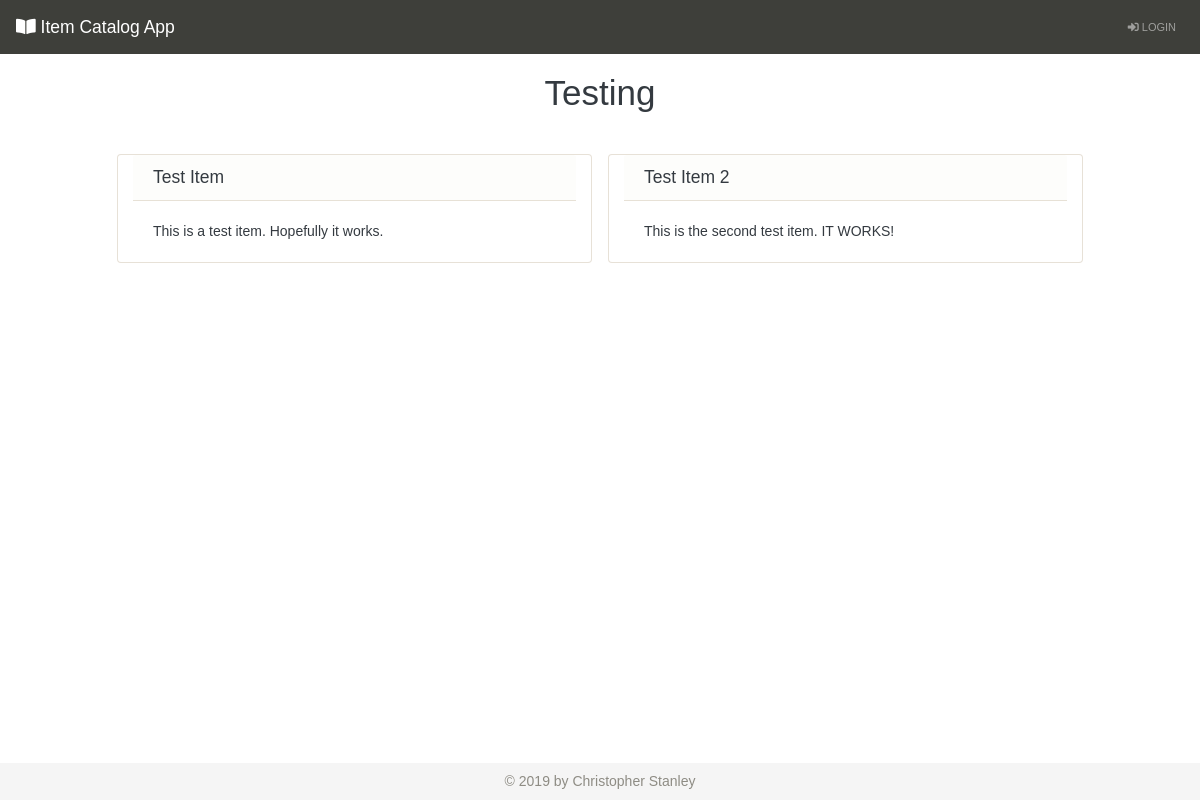
The page /categories/16/items on the database as committed earlier.
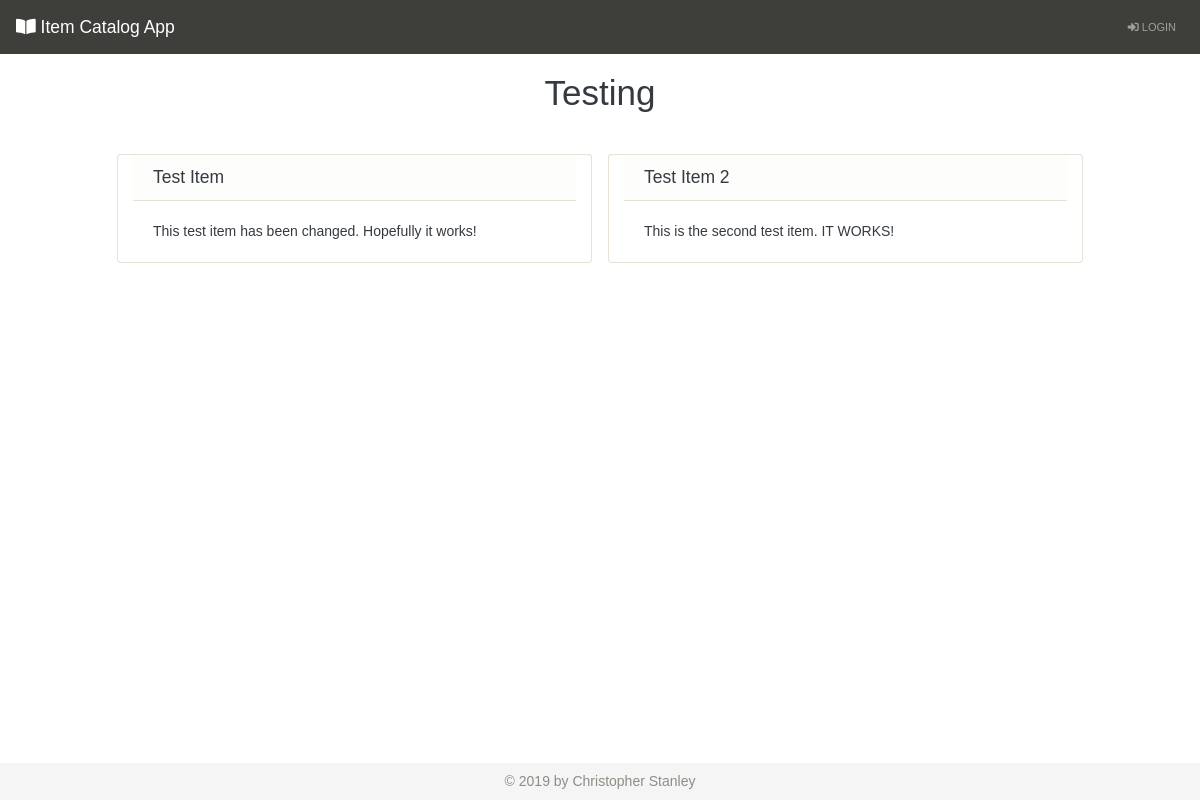
The same page on the database as committed later.
### database_setup.py (models this page shows, shortened)
class Category(Base):
    __tablename__ = 'category'
    name = Column(String(80), nullable = False)
    id = Column(Integer, primary_key = True)
    user_id = Column(Integer, ForeignKey('user.id'))
    user = relationship(User)

class Item(Base):
    __tablename__ = 'item'
    name = Column(String(80), nullable = False)
    id = Column(Integer, primary_key = True)
    description = Column(String(250))
    category_id = Column(Integer, ForeignKey('category.id'))
    category = relationship(Category)
    user_id = Column(Integer, ForeignKey('user.id'))
    user = relationship(User)

### project.py (the view)
@app.route('/categories/<int:category_id>/items')
def showItems(category_id):
    category = session.query(Category).filter_by(id = category_id).one()
    creator = getUserInfo(category.user_id)
    items = session.query(Item).filter_by(category_id = category_id)
    if 'username' not in login_session or creator.id != login_session['user_id']:
        if 'username' in login_session:
            user = getUserInfo(login_session['user_id'])
            return render_template('publicitems.html', items = items, category = category, creator = creator, user = user)
        else:
            return render_template('publicitems.html', items = items, category = category, creator = creator)
    else:
        user = getUserInfo(login_session['user_id'])
        return render_template('items.html', items = items, category = category, creator = creator, user = user)

### project.py (called while the page is built)
def getUserInfo(user_id):
    user = session.query(User).filter_by(id = user_id).one()
    return user

### templates/publicitems.html (shortened to what this page needs)
{% extends "base.html" %}
{% block content %}
<div class="row mt-2">
    <div class="col-12">
        <h1 class="text-center">{{ category.name }}</h1>
    </div>
</div>
<div class="row justify-content-center mt-4">
    {% for i in items %}
    <div class="card col-md-5 col-12 m-2">
        <h5 class="card-header">{{ i.name }}</h5>
        <div class="card-body">
            <p class="card-text">{{ i.description }}</p>
        </div>
    </div>
    {% endfor %}
</div>
{% endblock %}

### templates/base.html (shortened to what this page needs)
<!DOCTYPE html>
<html lang="en">
<head>
    <link rel="stylesheet" href="https://bootswatch.com/4/sandstone/bootstrap.min.css">
    <link rel="stylesheet" type="text/css" href="{{ url_for('static', filename='styles.css') }}">
    <link rel="stylesheet" href="https://use.fontawesome.com/releases/v5.8.1/css/all.css">
</head>
<body id="body">
    <div class="d-flex flex-column h-100">
        <header>
            <nav class="navbar navbar-expand-lg navbar-dark bg-primary">
                <a class="navbar-brand" href="{{ url_for('showCategories')}}"><i class="fas fa-book-open"></i> Item Catalog App</a>
                <div class="collapse navbar-collapse justify-content-end" id="collapsibleNavbar">
                    <ul class="navbar-nav d-flex align-items-center">
                        {% if 'username' not in session %}
                        <li class="nav-item">
                            <a class="nav-link" href="{{ url_for('showLogin') }}"><i class="fas fa-sign-in-alt"></i> Login</a>
                        </li>
                        {% else %}
                        {% block nav %}{% endblock %}
                        <li class="nav-item">
                            <a class="nav-link" href="{{ url_for('disconnect') }}"><i class="fas fa-sign-out-alt"></i> Logout</a>
                        </li>
                        {% endif %}
                    </ul>
                </div>
            </nav>
        </header>
        <main>
            <div id="content" class="container mt-2">{% block content %}{% endblock %}</div>
        </main>
        <footer id="footer" class="footer mt-auto py-2">
            <div class="container text-center">
                <span class="text-muted">&copy; 2019 by Christopher Stanley</span>
            </div>
        </footer>
    </div>
</body>
</html>

### static/styles.css (style rules this page uses)
html #body { font-family: 'Concert One', sans-serif; color: #343a40; height: 100vh; }
nav { margin-bottom: 10px; }
.footer { background-color: #f5f5f5; }

Rows that differ between the two databases and show on the page:
changed Item "Test Item": description "This is a test item. Hopefully it works." → "This test item has been changed. Hopefully it works!"
